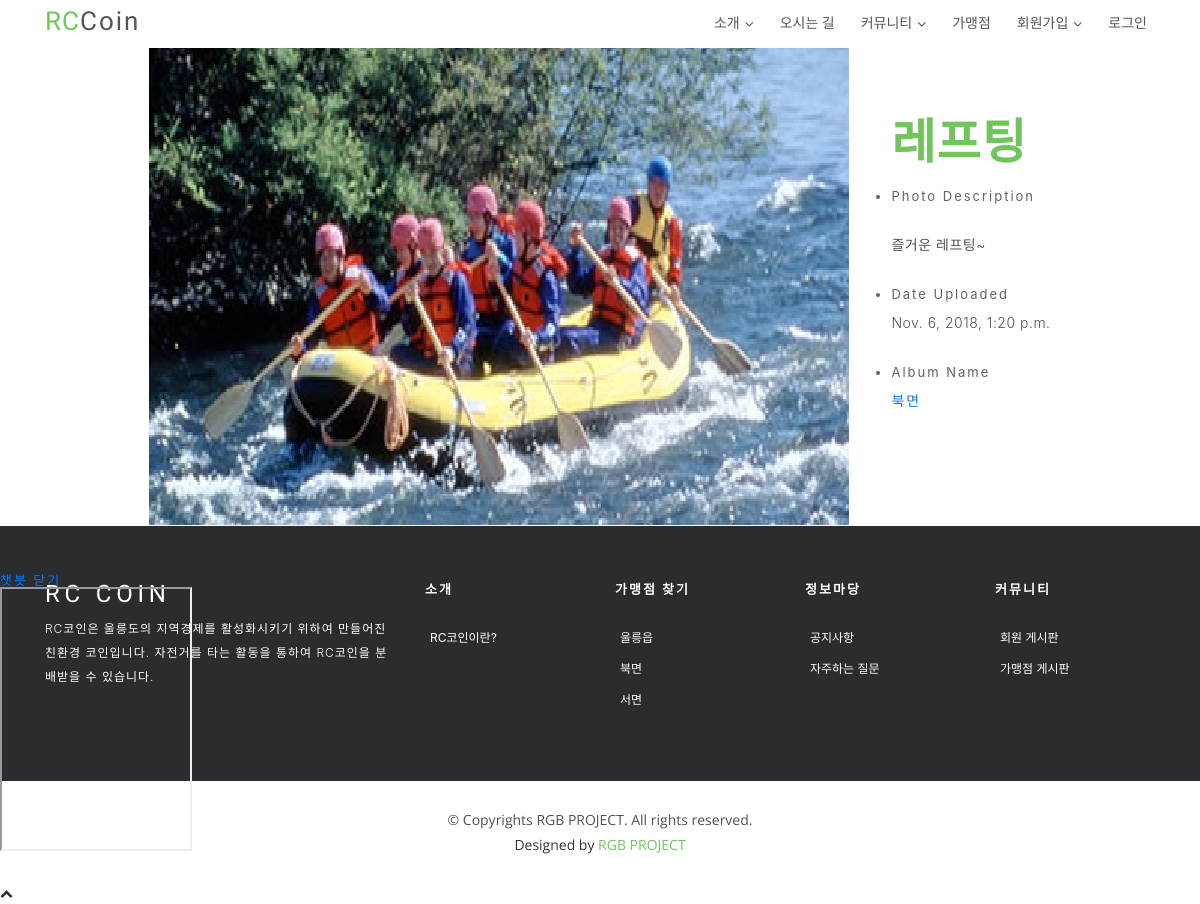
Screenshot of /photo/photo/12/ with the database file from the repository.
### photo/models.py (models this page shows, shortened)
@python_2_unicode_compatible
class Photo(models.Model):
    album = models.ForeignKey('Album', on_delete=models.CASCADE ,blank=True)
    title = models.CharField(max_length=50)
    image = ThumbnailImageField(upload_to='photo/%Y/%m',blank=True)
    description = models.TextField('Photo Description', blank=True)
    upload_date = models.DateTimeField('Upload Date', auto_now_add=True ,blank=True)
    class Meta:
        ordering = ['title']

@python_2_unicode_compatible
class Album(models.Model):
    name = models.CharField(max_length=50 ,blank=True)
    description = models.CharField('One Line Description', max_length=100, blank=True)
    class Meta:
        ordering = ['name']

### photo/views.py (the view)
# urls.py: url(r'^photo/(?P<pk>\d+)/$', PhotoDV.as_view(), name='photo_detail'),
class PhotoDV(DetailView):
    model = Photo

### photo/templates/photo/photo_detail.html (shortened to what this page needs)
{% extends 'index_base.html' %}
{% load staticfiles %}
{% block content %}
{% block extrastyle %}{% static "photo/photo.css" %}{% endblock %}
<section id='team'>
<div id="content" align="center">
    <table class="photo-detail">
    <tr>
    <td>
        <a href="{{ object.image.url }}">
        <img width="100%" height="100%" src="{{ object.image.url }}"/>
        </a>
    </td>
    <td>
    <ul>
    <h2>{{ object.title }}</h2>
        <li>Photo Description</li>
        {% if object.description %}<p>{{ object.description|linebreaks }}</p>
        {% else %}<p>(blank)</p>{% endif %}
        <li>Date Uploaded</li>
        <p>{{ object.upload_date }}</p>
        <li>Album Name</li>
        <p><a href="{% url 'photo:album_detail' object.album.id %}">{{ object.album.name }}</a></p>
    </ul>
    </td>
    </tr></table>
</div>
</section>
{% endblock content %}

### static/css/style.css (style rules this page uses)
body { background-color: #fff; color: #333; }
h1, h2, h3, h4, h5, h6 { margin: 0; }
h2 { color: #71c55d; font-weight: 600; }
a { letter-spacing: 2px; text-decoration: none; }
ul { letter-spacing: 1px; }
li { color: #626262; font-size: 13px; font-weight: 400; letter-spacing: 2px; line-height: 30px; text-transform: capitalize; }
p { color: #505050; font-size: 14px; font-weight: 300; letter-spacing: 0.5px; line-height: 2; margin-bottom: 20px; }
#team h2 { margin: 0 0 10px 0; font-size: 48px; font-weight: 700; line-height: 56px; font-family: "Philosopher", sans-serif; color: #71c55d; }

### rows the page displays
Photo: image (picture), title "레프팅", description "즐거운 레프팅~", upload_date "Nov. 6, 2018, 1:20 p.m.", album.name "북면"
